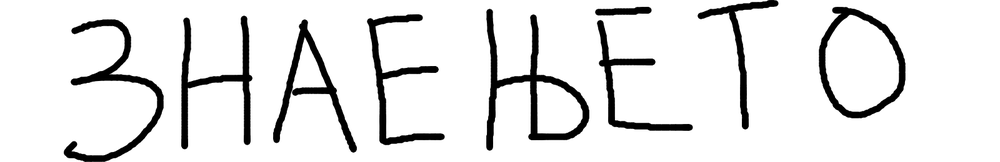
#> input picture LineDetection/1.png, 1000 x 162 px, shrunk from 1600 x 260 before the run, found by its file name
$ python segment_characters.py
#> lines starting #> are read from the running program, lines starting #| are printed output that depends on the picture
import numpy as np
from PIL import Image
from cv2 import cv2

image = Image.open("CharacterDetection/1.png", "r")
#> image is the input picture: PIL image 1000x162 RGBA; mean R, G, B, A 229.7, 229.7, 229.7, 255
pix_val = list(image.getdata())
#> pix_val = 162000 items

i = 0
row = []
rows= []

el = 0
for element in pix_val:
	if element[0] == 255:
		el = 0
	else:
		el = 1

	if i % image.size[0] == 0 and i != 0:#image.size returns a tuple (width, height)
		rows.append(row)
		row = []
	if i % image.size[0] != 0:
		row.append(el)
	i += 1
#> after the loop, i = 162000; rows = 161 items

col = []
cols= []

for i in range(0,len(rows[0])): #za sekoj chlen od prviot row
	col = []
	for j in range(0,len(rows)): #za sekoj row
		col.append(rows[j][i])
	cols.append(col)
#> after the loop, cols = 999 items

countCharacters = 0
coordinates = []
stillChar = False
i = 0
for col in cols:
    if 1 in col:
        if not stillChar:
            coordinates.append(i)
            countCharacters += 1
            stillChar = True
    else:
        if stillChar:
            coordinates.append(i)
            stillChar = False
    i += 1
#> this loop made 999 passes
#> stillChar on passes 61, 166, 179, 255, 271, 359, 364, 447, 484, 592, 593, 781: True, False, True, False, True, False, True, False, True, False, True, False
#> after the loop, coordinates = [60, 165, 178, 254, 270, 358, 363, 446, 483, 591, 592, 780, 815, 907]; countCharacters = 7; i = 999; stillChar = False

if (len(coordinates) % 2 != 0):
    coordinates.append(i)


print(countCharacters)
#| 7
print(coordinates)
#| [60, 165, 178, 254, 270, 358, 363, 446, 483, 591, 592, 780, 815, 907]
print(len(coordinates))
#| 14

for i in range(0, len(coordinates), 2):
    # print(coordinates[i])
    cropped_image = image.crop((coordinates[i], 0, image.size[0] - (image.size[0] - (coordinates[i + 1])), image.size[1]))
    newfilepath = "CharacterDetection/" + str(i // 2 + 1) + ".png"
    cropped_image.save(newfilepath)
#> this loop made 7 passes
#> (i, newfilepath) on passes 3 to 7: (4, 'CharacterDetection/3.png'), (6, 'CharacterDetection/4.png'), (8, 'CharacterDetection/5.png'), (10, 'CharacterDetection/6.png'), (12, 'CharacterDetection/7.png')
#> newfilepath on passes 1 to 2: 'CharacterDetection/1.png', 'CharacterDetection/2.png'
#> pass 1, `cropped_image = image.crop((coordinates[i], 0, image.size[0] - (image...`:
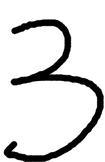
#> cropped_image: PIL image 105x162 RGBA; mean R, G, B, A 220.7, 220.7, 220.7, 255
#> pass 2, `cropped_image = image.crop((coordinates[i], 0, image.size[0] - (image...`:
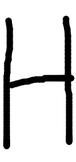
#> cropped_image: PIL image 76x162 RGBA; mean R, G, B, A 212.7, 212.7, 212.7, 255
#> pass 3, `cropped_image = image.crop((coordinates[i], 0, image.size[0] - (image...`:
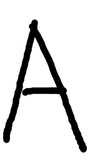
#> cropped_image: PIL image 88x162 RGBA; mean R, G, B, A 221.1, 221.1, 221.1, 255
#> after the loop:
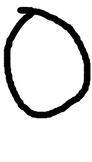
#> cropped_image: PIL image 92x162 RGBA; mean R, G, B, A 221.6, 221.6, 221.6, 255
